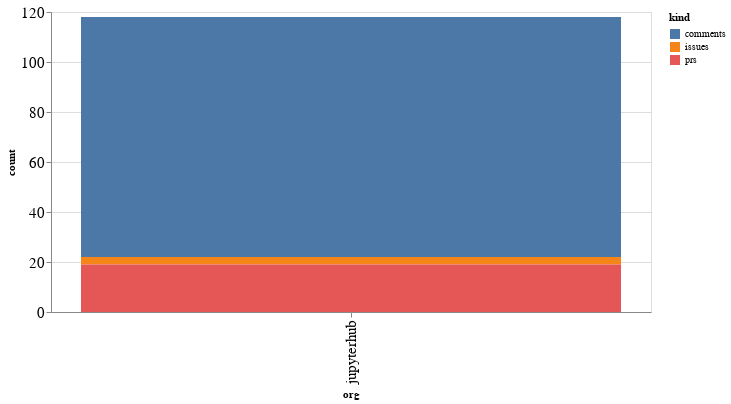

This figure's notebook cell:
### Code cell
alt.Chart(org_summaries, width=600).mark_bar().encode(
    x='org',
    y='count',
    color='kind',
    tooltip="org"
)

### Figure 1 — Vega-Lite specification as saved in the notebook (floating-point values rounded to 4 significant figures)
{"config": {"axisLeft": {"labelFontSize": 15}, "axisBottom": {"labelFontSize": 15}}, "data": {"name": "data-d74801f84296f756dbd6a67a2481c8a7"}, "mark": "bar", "encoding": {"color": {"type": "nominal", "field": "kind"}, "tooltip": {"type": "nominal", "field": "org"}, "x": {"type": "nominal", "field": "org"}, "y": {"type": "quantitative", "field": "count"}}, "width": 600, "$schema": "https://vega.github.io/schema/vega-lite/v4.8.1.json", "datasets": {"data-d74801f84296f756dbd6a67a2481c8a7": [{"org": "jupyterhub", "kind": "comments", "count": 96}, {"org": "jupyterhub", "kind": "issues", "count": 3}, {"org": "jupyterhub", "kind": "prs", "count": 19}]}}
